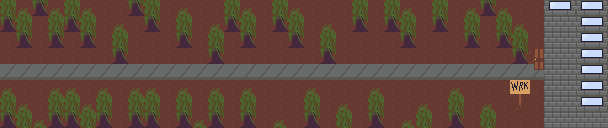

A level layout from a 2D game, rendered from its tile map. Below: a short description, then the map file with its tile-grid data intact:
An orthogonal 38x8 tile map with 16x16 px tiles, 2 tile layers (Tile Layer 1, Tile Layer 2).

<map version="1.10" tiledversion="1.11.0" orientation="orthogonal" renderorder="right-down" width="38" height="8" tilewidth="16" tileheight="16" infinite="0" nextlayerid="3" nextobjectid="1">
 <tileset firstgid="1" name="sprite_map" tilewidth="16" tileheight="16" tilecount="100" columns="10">
  <image source="sprite_map.png" width="160" height="160" />
 </tileset>
 <layer id="1" name="Tile Layer 1" width="38" height="8">
  <data encoding="csv">
13,13,13,13,13,13,13,13,13,13,13,13,13,13,13,13,13,13,13,13,13,13,13,13,13,13,13,13,13,13,13,13,13,13,2,3,2,3,
13,13,13,13,13,13,13,13,13,13,13,13,13,13,13,13,13,13,13,13,13,13,13,13,13,13,13,13,13,13,13,13,13,13,1,1,2,3,
13,13,13,13,13,13,13,13,13,13,13,13,13,13,13,13,13,13,13,13,13,13,13,13,13,13,13,13,13,13,13,13,13,13,1,1,2,3,
13,13,13,13,13,13,13,13,13,13,13,13,13,13,13,13,13,13,13,13,13,13,13,13,13,13,13,13,13,13,13,13,13,13,1,1,2,3,
11,11,11,11,11,11,11,11,11,11,11,11,11,11,11,12,11,11,11,11,11,11,11,11,11,11,11,11,11,11,11,11,11,12,1,1,2,3,
13,13,13,13,13,13,13,13,13,13,13,13,13,13,13,13,13,13,13,13,13,13,13,13,13,13,13,13,13,13,13,13,13,13,1,1,2,3,
13,13,13,13,13,13,13,13,13,13,13,13,13,13,13,13,13,13,13,13,13,13,13,13,13,13,13,13,13,13,13,13,13,13,1,1,2,3,
13,13,13,13,13,13,13,13,13,13,13,13,13,13,13,13,13,13,13,13,13,13,13,13,13,13,13,13,13,13,13,13,13,13,1,1,1,1
</data>
 </layer>
 <layer id="2" name="Tile Layer 2" width="38" height="8">
  <data encoding="csv">
20,10,30,10,20,10,0,0,30,20,0,10,0,0,20,10,0,20,10,0,0,0,20,0,20,10,0,20,0,10,30,10,0,0,0,0,0,0,
30,20,0,20,30,20,0,10,0,30,0,20,0,10,30,20,0,30,20,0,10,0,30,0,30,20,0,30,0,20,0,20,10,0,0,0,0,0,
0,30,0,30,0,30,0,20,0,0,0,30,0,20,0,30,0,0,30,0,20,0,0,0,0,30,0,0,0,30,0,30,20,0,0,0,0,0,
0,0,0,0,0,0,0,30,0,0,0,0,0,30,0,0,0,0,0,0,30,0,0,0,0,0,0,0,0,0,0,0,30,8,0,0,0,0,
0,0,0,0,0,0,0,0,0,0,0,0,0,0,0,0,0,0,0,0,0,0,0,0,0,0,0,0,0,0,0,0,0,18,0,0,0,0,
10,0,0,10,10,0,10,0,10,10,0,10,0,10,0,10,0,0,0,10,0,0,0,10,0,0,0,0,10,0,0,35,36,37,0,0,0,0,
20,10,0,20,20,10,20,0,20,20,0,20,0,20,0,20,0,0,0,20,0,10,0,20,0,0,10,0,20,0,10,45,46,47,0,0,0,0,
30,20,10,30,30,20,30,0,30,30,0,30,10,30,0,30,0,10,0,30,0,20,0,30,0,10,20,0,30,0,20,0,0,0,0,0,0,0
</data>
 </layer>
</map>